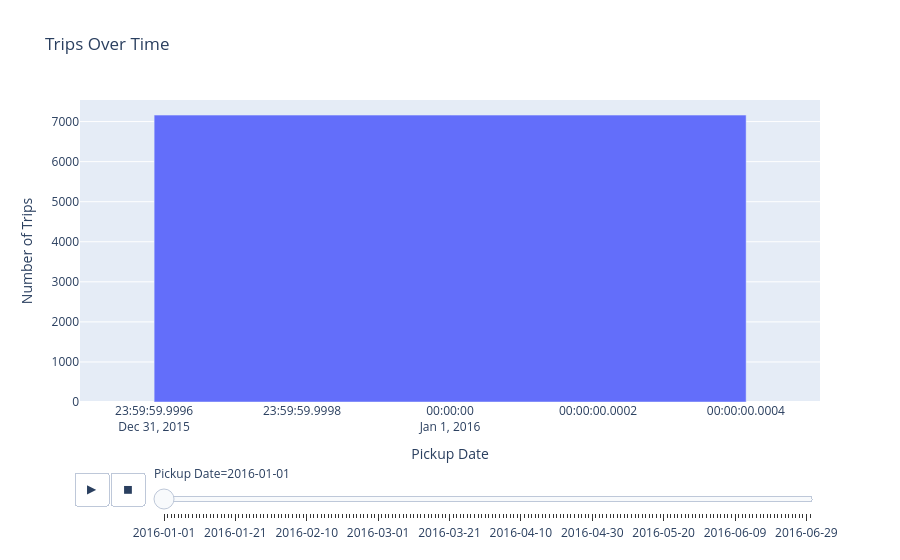

The code cell stored with this chart in its notebook:
### Code cell
import pandas as pd
import plotly.express as px

# Convert pickup_datetime to datetime
df['pickup_datetime'] = pd.to_datetime(df['pickup_datetime'])

# Extract date from pickup_datetime
df['pickup_date'] = df['pickup_datetime'].dt.date

# Count number of trips for each date
trip_counts = (
    df.groupby('pickup_date')
      .size()
      .reset_index(name='trips')
)

# Create animated plot
fig = px.bar(
    trip_counts,
    x='pickup_date',
    y='trips',
    animation_frame='pickup_date',
    title='Trips Over Time',
    labels={
        'pickup_date': 'Pickup Date',
        'trips': 'Number of Trips'
    }
)

fig.show()
